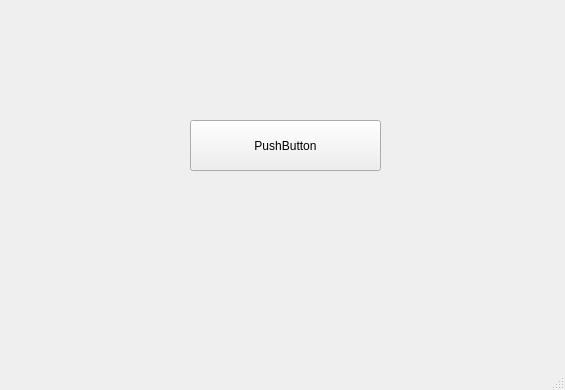
<?xml version="1.0" encoding="UTF-8"?>
<ui version="4.0">
 <class>MainWindow</class>
 <widget class="QMainWindow" name="MainWindow">
  <property name="geometry">
   <rect>
    <x>0</x>
    <y>0</y>
    <width>565</width>
    <height>390</height>
   </rect>
  </property>
  <property name="windowTitle">
   <string>Ventana con Designer</string>
  </property>
  <widget class="QWidget" name="widget">
   <widget class="QPushButton" name="pushButton">
    <property name="geometry">
     <rect>
      <x>190</x>
      <y>120</y>
      <width>191</width>
      <height>51</height>
     </rect>
    </property>
    <property name="text">
     <string>PushButton</string>
    </property>
   </widget>
  </widget>
  <widget class="QMenuBar" name="menubar">
   <property name="geometry">
    <rect>
     <x>0</x>
     <y>0</y>
     <width>565</width>
     <height>21</height>
    </rect>
   </property>
  </widget>
  <widget class="QStatusBar" name="statusbar"/>
 </widget>
 <resources/>
 <connections/>
</ui>
